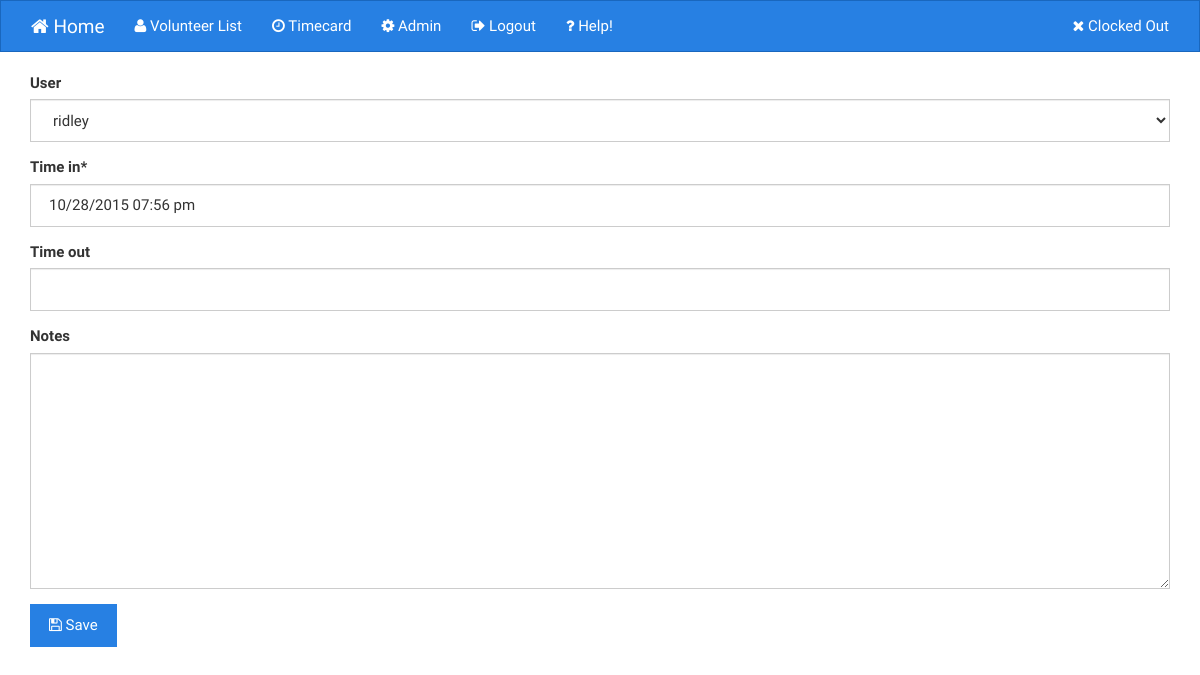
Before: /event/update/11/ (signed in) with the older database file.
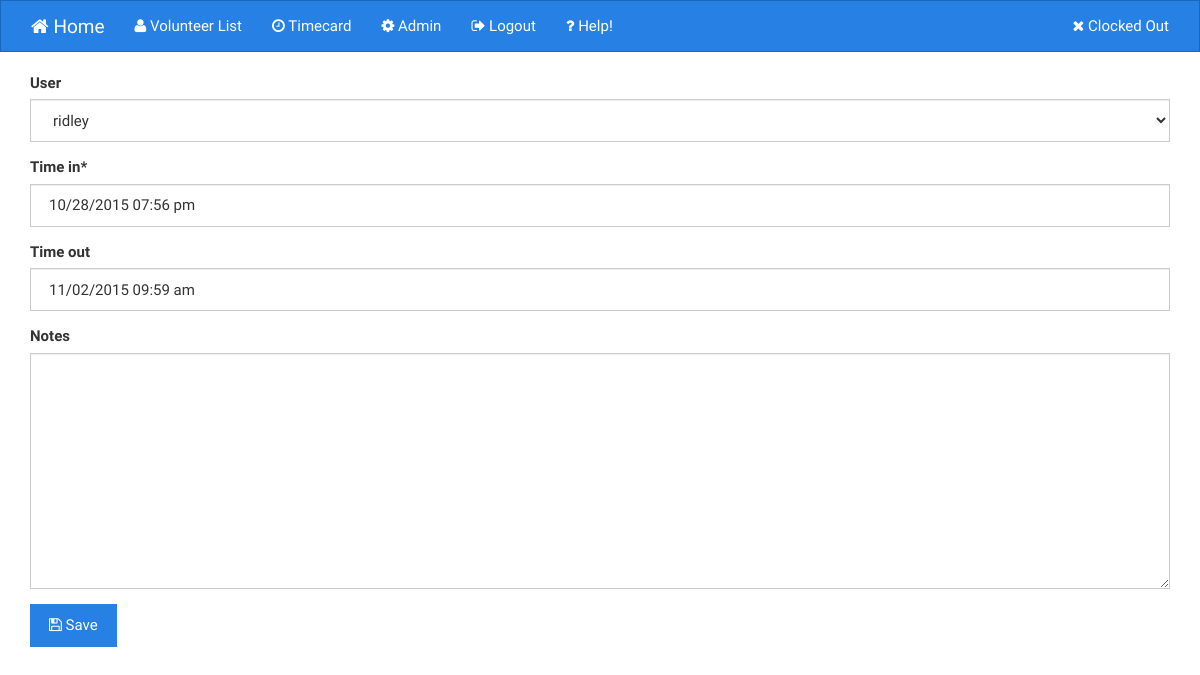
After: the same page with the newer database file.
### project7/timeclock/models.py (models this page shows, shortened)
class Event(models.Model):
    user = models.ForeignKey(User, blank=True, null=True)
    time_in = models.DateTimeField()
    time_out = models.DateTimeField(blank=True, null=True)
    notes = models.TextField(blank=True, null=True)

### project7/timeclock/views.py (the view)
# urls.py: url(r'^event/update/(?P<pk>\d+)/$', EventUpdateView.as_view(), name="event_update"),
class EventUpdateView(UpdateView):
    model = Event
    template_name = 'event/update.html'
    form_class = CalendarEventForm
    success_url = "/event/calendar/"
    @method_decorator(login_required)
    def dispatch(self, request, *args, **kwargs):
        return super(EventUpdateView, self).dispatch(request, *args, **kwargs)

### project7/timeclock/forms.py
class CalendarEventForm(forms.ModelForm):
    time_in = forms.DateTimeField(input_formats=('%m/%d/%Y %I:%M %p',))
    time_out = forms.DateTimeField(input_formats=('%m/%d/%Y %I:%M %p',), required=False)
    class Meta:
        model = Event
        fields = ('user', 'time_in', 'time_out', 'notes', )

### project7/timeclock/context_processors.py (called while the page is built)
def clocked_in(request):
    clocked_in = False
    event = None
    notes_form = None
    if request.user.is_authenticated():
        now = timezone.now()
        events = Event.objects.filter(user=request.user, time_in__lte=now, time_out=None)
        try:
            clocked_in = True if events[0] else False
            event = events[0]
            notes_form = EventNotesForm(instance=event)
        except Event.DoesNotExist:
            clocked_in = False
        except IndexError:
            clocked_in = False
    return {
        'clocked_in': clocked_in,
        'event': event,
        'notes_form': notes_form,
    }

### project7/timeclock/templates/event/update.html (shortened to what this page needs)
{% extends 'base.html' %}
{% load crispy_forms_tags static %}
{% block extra_styles %}
  <link rel="stylesheet" href="{% static 'css/bootstrap-datetimepicker.min.css' %}" type="text/css">
  <link rel="stylesheet" href="{% static 'css/bootstrap-colorpicker.min.css' %}" type="text/css">
{% endblock extra_styles %}
{% block content %}
<form action="." method="POST">
    {{ form|crispy }}
    <button type="submit" value="Save" class="btn btn-primary"><i class="fa fa-save"></i> Save</button>
</form>
{% endblock content %}

Changed rows visible on the page:
changed Event "ridley": time_out (not shown) → "11/02/2015 09:59 am"
